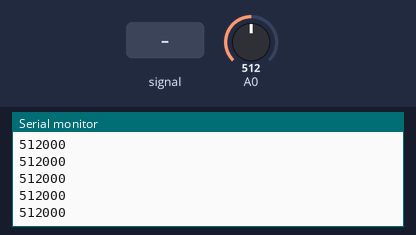
Simulated run of this sketch. Board: Arduino Uno, built with avr-gcc and run on an emulated ATmega328P. Parts: the last lines printed to the serial monitor. The inputs (shaded band) are chosen by the test bench; at power-on: A0 = 512.

Above: at 6.2 s.
6.3 s: A0 fed a 200 Hz sine of ±81 counts around its level
At 6.4 s:
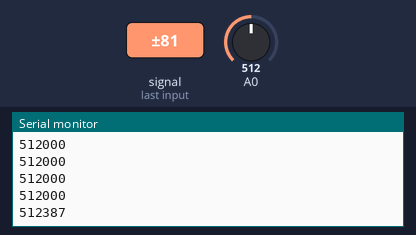
7.8 s: A0 set to 716
At 7.9 s:
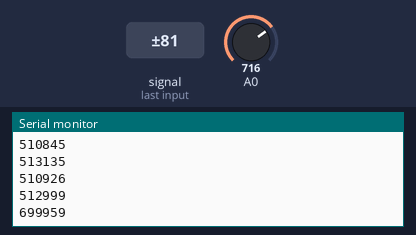
9.3 s: A0 fed a 1000 Hz sine of ±255 counts around its level
At 9.51 s:
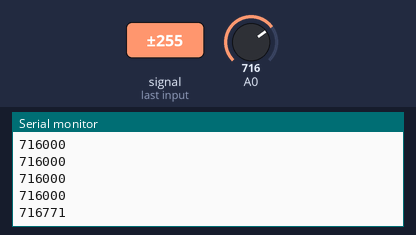
10.8 s: A0 set to 900
At 10.8 s:
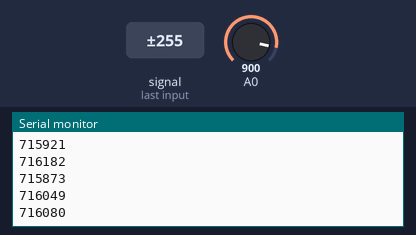
Timing chart, 0 to 13.3 s (numbered marks = the images above; inputs shaded):
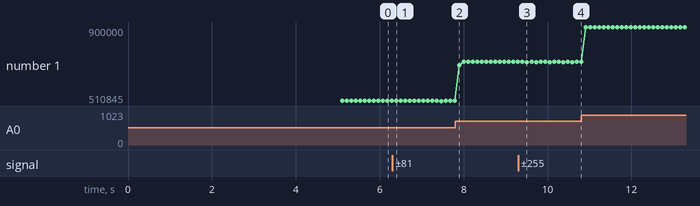

Measured:
- after the input at 6.3 s, the serial monitor: prints a new line after 0.10 s (image 1)
- after the input at 7.8 s, the serial monitor: prints a new line after 0.10 s (image 2)
- after the input at 9.3 s, the serial monitor: prints a new line after 0.10 s (image 3)
- plotted number 1: 512000 → 512999 after the input at 6.3 s, 512999 → 716000 after the input at 7.8 s, 716000 → 716080 after the input at 9.3 s, 716080 → 900000 after the input at 10.8 s

The sketch:

LedDistanzaAnalogica.pde
```cpp
void setup(){
  Serial.begin(19200);
  delay(5000);
}

void loop(){
  long sum=0;
  for (int i=0;i<1000;i++){
    sum+=analogRead(0);
  }
  Serial.println(sum);
}
```
